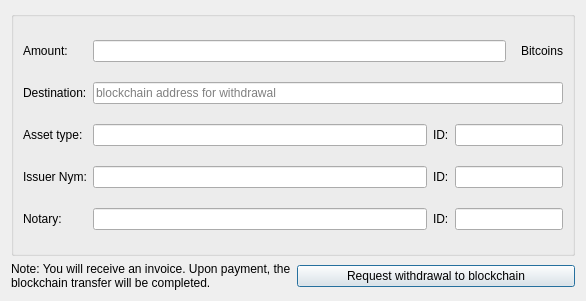
<?xml version="1.0" encoding="UTF-8"?>
<ui version="4.0">
 <class>DlgOutbailment</class>
 <widget class="QDialog" name="DlgOutbailment">
  <property name="geometry">
   <rect>
    <x>0</x>
    <y>0</y>
    <width>586</width>
    <height>301</height>
   </rect>
  </property>
  <property name="sizePolicy">
   <sizepolicy hsizetype="Fixed" vsizetype="Fixed">
    <horstretch>0</horstretch>
    <verstretch>0</verstretch>
   </sizepolicy>
  </property>
  <property name="windowTitle">
   <string>Withdraw to blockchain</string>
  </property>
  <layout class="QVBoxLayout" name="verticalLayout">
   <item>
    <widget class="QGroupBox" name="groupBox">
     <property name="title">
      <string/>
     </property>
     <layout class="QGridLayout" name="gridLayout">
      <item row="0" column="0">
       <widget class="QLabel" name="label_5">
        <property name="maximumSize">
         <size>
          <width>16777215</width>
          <height>25</height>
         </size>
        </property>
        <property name="text">
         <string>Amount:</string>
        </property>
       </widget>
      </item>
      <item row="0" column="1" colspan="3">
       <widget class="QLineEdit" name="lineEditAmount">
        <property name="minimumSize">
         <size>
          <width>75</width>
          <height>0</height>
         </size>
        </property>
       </widget>
      </item>
      <item row="0" column="4">
       <widget class="QLabel" name="labelAsset">
        <property name="text">
         <string>Bitcoins</string>
        </property>
        <property name="alignment">
         <set>Qt::AlignRight|Qt::AlignTrailing|Qt::AlignVCenter</set>
        </property>
       </widget>
      </item>
      <item row="1" column="0">
       <widget class="QLabel" name="label_4">
        <property name="maximumSize">
         <size>
          <width>16777215</width>
          <height>25</height>
         </size>
        </property>
        <property name="text">
         <string>Destination:</string>
        </property>
       </widget>
      </item>
      <item row="1" column="1" colspan="4">
       <widget class="QLineEdit" name="lineEditBlockchain">
        <property name="placeholderText">
         <string>blockchain address for withdrawal</string>
        </property>
       </widget>
      </item>
      <item row="2" column="0">
       <widget class="QLabel" name="label">
        <property name="text">
         <string>Asset type:</string>
        </property>
       </widget>
      </item>
      <item row="2" column="1">
       <widget class="QLineEdit" name="lineEditAssetType">
        <property name="readOnly">
         <bool>true</bool>
        </property>
       </widget>
      </item>
      <item row="2" column="2">
       <widget class="QLabel" name="label_9">
        <property name="text">
         <string>ID:</string>
        </property>
       </widget>
      </item>
      <item row="2" column="3" colspan="2">
       <widget class="QLineEdit" name="lineEditAssetTypeId">
        <property name="readOnly">
         <bool>true</bool>
        </property>
       </widget>
      </item>
      <item row="3" column="0">
       <widget class="QLabel" name="label_2">
        <property name="text">
         <string>Issuer Nym:</string>
        </property>
       </widget>
      </item>
      <item row="3" column="1">
       <widget class="QLineEdit" name="lineEditIssuerNym">
        <property name="readOnly">
         <bool>true</bool>
        </property>
       </widget>
      </item>
      <item row="3" column="2">
       <widget class="QLabel" name="label_7">
        <property name="text">
         <string>ID:</string>
        </property>
       </widget>
      </item>
      <item row="3" column="3" colspan="2">
       <widget class="QLineEdit" name="lineEditIssuerNymId">
        <property name="readOnly">
         <bool>true</bool>
        </property>
       </widget>
      </item>
      <item row="4" column="0">
       <widget class="QLabel" name="label_3">
        <property name="text">
         <string>Notary:</string>
        </property>
       </widget>
      </item>
      <item row="4" column="1">
       <widget class="QLineEdit" name="lineEditNotary">
        <property name="readOnly">
         <bool>true</bool>
        </property>
       </widget>
      </item>
      <item row="4" column="2">
       <widget class="QLabel" name="label_8">
        <property name="text">
         <string>ID:</string>
        </property>
       </widget>
      </item>
      <item row="4" column="3" colspan="2">
       <widget class="QLineEdit" name="lineEditNotaryId">
        <property name="readOnly">
         <bool>true</bool>
        </property>
       </widget>
      </item>
     </layout>
    </widget>
   </item>
   <item>
    <layout class="QHBoxLayout" name="horizontalLayout">
     <item>
      <widget class="QLabel" name="label_6">
       <property name="text">
        <string>Note: You will receive an invoice. Upon payment, the blockchain transfer will be completed.</string>
       </property>
       <property name="wordWrap">
        <bool>true</bool>
       </property>
      </widget>
     </item>
     <item>
      <widget class="QPushButton" name="pushButtonWithdraw">
       <property name="text">
        <string>Request withdrawal to blockchain</string>
       </property>
      </widget>
     </item>
    </layout>
   </item>
  </layout>
 </widget>
 <resources/>
 <connections/>
</ui>
